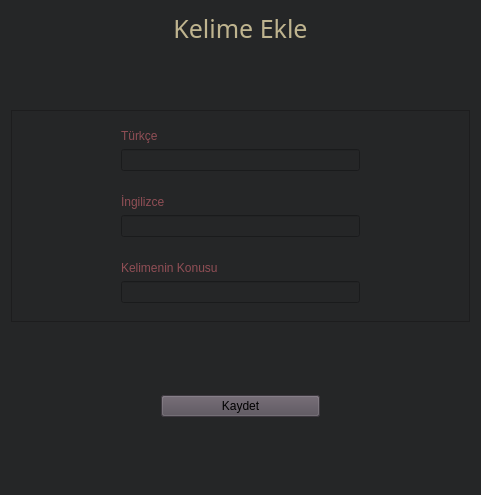
<?xml version="1.0" encoding="UTF-8"?>
<ui version="4.0">
 <class>kelimeUnut</class>
 <widget class="QWidget" name="kelimeUnut">
  <property name="geometry">
   <rect>
    <x>0</x>
    <y>0</y>
    <width>481</width>
    <height>495</height>
   </rect>
  </property>
  <property name="windowTitle">
   <string>Form</string>
  </property>
  <property name="styleSheet">
   <string notr="true">background-color: rgb(37, 38, 39);</string>
  </property>
  <layout class="QGridLayout" name="gridLayout">
   <item row="2" column="0" colspan="2">
    <widget class="QFrame" name="frame">
     <property name="frameShape">
      <enum>QFrame::StyledPanel</enum>
     </property>
     <property name="frameShadow">
      <enum>QFrame::Raised</enum>
     </property>
     <layout class="QVBoxLayout" name="verticalLayout_5">
      <property name="leftMargin">
       <number>100</number>
      </property>
      <property name="rightMargin">
       <number>100</number>
      </property>
      <item>
       <widget class="QWidget" name="widget" native="true">
        <layout class="QVBoxLayout" name="verticalLayout">
         <property name="leftMargin">
          <number>9</number>
         </property>
         <property name="rightMargin">
          <number>9</number>
         </property>
         <item>
          <widget class="QLabel" name="label">
           <property name="styleSheet">
            <string notr="true">color: rgb(144, 78, 85);</string>
           </property>
           <property name="text">
            <string>Türkçe</string>
           </property>
          </widget>
         </item>
         <item>
          <widget class="QLineEdit" name="turkce">
           <property name="styleSheet">
            <string notr="true">color: rgb(255, 255, 255);</string>
           </property>
          </widget>
         </item>
        </layout>
       </widget>
      </item>
      <item>
       <widget class="QWidget" name="widget_2" native="true">
        <layout class="QVBoxLayout" name="verticalLayout_2">
         <property name="leftMargin">
          <number>9</number>
         </property>
         <property name="rightMargin">
          <number>9</number>
         </property>
         <item>
          <widget class="QLabel" name="label_2">
           <property name="styleSheet">
            <string notr="true">color: rgb(144, 78, 85);</string>
           </property>
           <property name="text">
            <string>İngilizce</string>
           </property>
          </widget>
         </item>
         <item>
          <widget class="QLineEdit" name="ing">
           <property name="styleSheet">
            <string notr="true">color: rgb(255, 255, 255);</string>
           </property>
          </widget>
         </item>
        </layout>
       </widget>
      </item>
      <item>
       <widget class="QWidget" name="widget_3" native="true">
        <layout class="QVBoxLayout" name="verticalLayout_3">
         <property name="leftMargin">
          <number>9</number>
         </property>
         <property name="rightMargin">
          <number>9</number>
         </property>
         <item>
          <widget class="QLabel" name="label_3">
           <property name="styleSheet">
            <string notr="true">color: rgb(144, 78, 85);</string>
           </property>
           <property name="text">
            <string>Kelimenin Konusu</string>
           </property>
          </widget>
         </item>
         <item>
          <widget class="QLineEdit" name="konu">
           <property name="styleSheet">
            <string notr="true">color: rgb(255, 255, 255);</string>
           </property>
          </widget>
         </item>
        </layout>
       </widget>
      </item>
     </layout>
    </widget>
   </item>
   <item row="3" column="0">
    <spacer name="verticalSpacer_2">
     <property name="orientation">
      <enum>Qt::Vertical</enum>
     </property>
     <property name="sizeHint" stdset="0">
      <size>
       <width>20</width>
       <height>40</height>
      </size>
     </property>
    </spacer>
   </item>
   <item row="6" column="0" colspan="2">
    <widget class="QWidget" name="widget_4" native="true">
     <layout class="QVBoxLayout" name="verticalLayout_4">
      <property name="leftMargin">
       <number>150</number>
      </property>
      <property name="rightMargin">
       <number>150</number>
      </property>
      <item>
       <widget class="QPushButton" name="kaydet">
        <property name="styleSheet">
         <string notr="true">background-color: rgb(86, 78, 88);</string>
        </property>
        <property name="text">
         <string>Kaydet</string>
        </property>
       </widget>
      </item>
     </layout>
    </widget>
   </item>
   <item row="0" column="0" colspan="2">
    <widget class="QLabel" name="label_5">
     <property name="font">
      <font>
       <family>Segoe Script</family>
       <pointsize>19</pointsize>
      </font>
     </property>
     <property name="styleSheet">
      <string notr="true">color: rgb(191, 180, 143);</string>
     </property>
     <property name="text">
      <string>Kelime Ekle</string>
     </property>
     <property name="alignment">
      <set>Qt::AlignCenter</set>
     </property>
    </widget>
   </item>
   <item row="1" column="0">
    <spacer name="verticalSpacer">
     <property name="orientation">
      <enum>Qt::Vertical</enum>
     </property>
     <property name="sizeHint" stdset="0">
      <size>
       <width>20</width>
       <height>40</height>
      </size>
     </property>
    </spacer>
   </item>
   <item row="7" column="0">
    <spacer name="verticalSpacer_3">
     <property name="orientation">
      <enum>Qt::Vertical</enum>
     </property>
     <property name="sizeHint" stdset="0">
      <size>
       <width>20</width>
       <height>40</height>
      </size>
     </property>
    </spacer>
   </item>
  </layout>
 </widget>
 <resources/>
 <connections/>
</ui>
